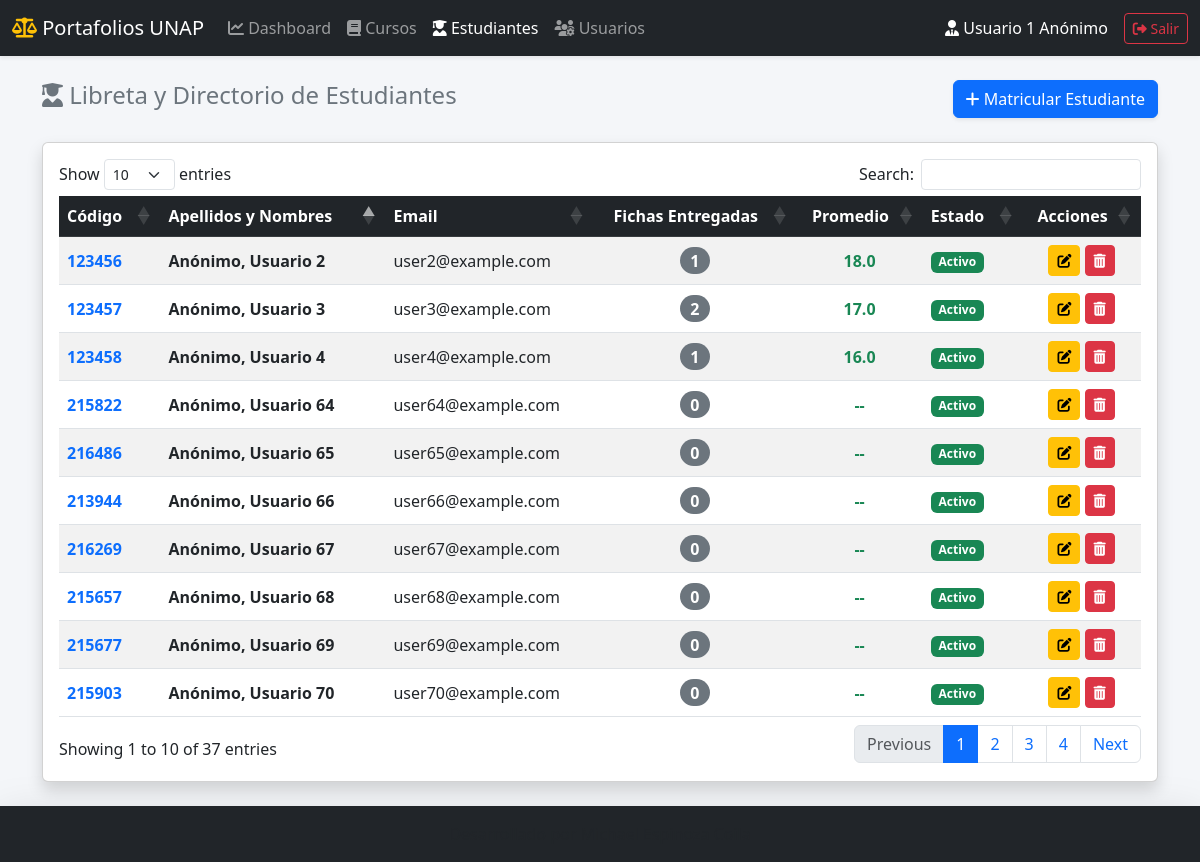
Page /estudiantes.php (signed in) on the committed database.
### tables this page shows
CREATE TABLE `usuarios` (
  `id` int(11) NOT NULL,
  `rol` enum('admin','docente','estudiante') NOT NULL,
  `nombres` varchar(100) NOT NULL,
  `apellidos` varchar(100) NOT NULL,
  `email` varchar(100) NOT NULL,
  `password` varchar(255) NOT NULL,
  `codigo_estudiante` varchar(20) DEFAULT NULL,
  `ciclo` varchar(10) DEFAULT NULL,
  `semestre` varchar(10) DEFAULT NULL,
  `estado` tinyint(1) DEFAULT 1,
  `created_at` timestamp NULL DEFAULT current_timestamp(),
  `reset_token` varchar(100) DEFAULT NULL,
  `reset_token_exp` datetime DEFAULT NULL
);

### estudiantes.php (the view, shortened to what this page needs)
<?php
require_once 'config/conexion.php';
$sql_estudiantes = "SELECT u.id, u.nombres, u.apellidos, u.codigo_estudiante, u.email, u.estado,
                    COUNT(DISTINCT ei.envio_id) as total_entregas,
                    AVG(ef.calificacion) as promedio
                    FROM usuarios u
                    LEFT JOIN envio_integrantes ei ON u.id = ei.estudiante_id
                    LEFT JOIN envios_fichas ef ON ei.envio_id = ef.id AND ef.estado = 'Revisado'
                    WHERE u.rol = 'estudiante'
                    GROUP BY u.id
                    ORDER BY u.apellidos ASC";
$lista_estudiantes = $pdo->query($sql_estudiantes)->fetchAll(PDO::FETCH_ASSOC);
?>
<!DOCTYPE html>
<html lang="es">
<head>
    <link href="https://cdn.jsdelivr.net/npm/bootstrap@5.3.0/dist/css/bootstrap.min.css" rel="stylesheet">
    <link rel="stylesheet" href="https://cdnjs.cloudflare.com/ajax/libs/font-awesome/6.4.0/css/all.min.css">
    <link rel="stylesheet" href="https://cdn.datatables.net/1.13.4/css/dataTables.bootstrap5.min.css">
</head>
<body>
    <nav class="navbar navbar-expand-lg navbar-dark bg-dark shadow-sm">
        <div class="container-fluid">
            <a class="navbar-brand" href="index.php"><i class="fas fa-balance-scale text-warning"></i> Portafolios UNAP</a>
            <div class="collapse navbar-collapse" id="navbarNav">
                <ul class="navbar-nav me-auto">
                    <li class="nav-item"><a class="nav-link" href="index.php"><i class="fas fa-chart-line"></i> Dashboard</a></li>
                    <li class="nav-item"><a class="nav-link" href="cursos.php"><i class="fas fa-book"></i> Cursos</a></li>
                    <li class="nav-item"><a class="nav-link active" href="estudiantes.php"><i class="fas fa-user-graduate"></i> Estudiantes</a></li>
                    <li class="nav-item"><a class="nav-link" href="usuarios.php"><i class="fas fa-users-cog"></i> Usuarios</a></li>
                </ul>
                <div class="d-flex text-white align-items-center">
                    <span class="me-3"><i class="fas fa-user-tie"></i> <?= htmlspecialchars($_SESSION['nombre_completo'] ?? 'Docente') ?></span>
                    <a href="logout.php" class="btn btn-outline-danger btn-sm"><i class="fas fa-sign-out-alt"></i> Salir</a>
                </div>
            </div>
        </div>
    </nav>
    <main class="container py-4">
        <div class="d-flex justify-content-between align-items-center mb-4">
            <h2 class="h4 text-secondary"><i class="fas fa-user-graduate"></i> Libreta y Directorio de Estudiantes</h2>
            <button class="btn btn-primary shadow-sm" onclick="abrirModalEstudiante()">
                <i class="fas fa-plus"></i> Matricular Estudiante
            </button>
        </div>
        <div class="card shadow">
            <div class="card-body">
                <div class="table-responsive">
                    <table id="tablaEstudiantes" class="table table-striped table-hover align-middle w-100">
                        <thead class="table-dark">
                            <tr>
                                <th>Código</th>
                                <th>Apellidos y Nombres</th>
                                <th>Email</th>
                                <th class="text-center">Fichas Entregadas</th>
                                <th class="text-center">Promedio</th>
                                <th>Estado</th>
                                <th class="text-center">Acciones</th>
                            </tr>
                        </thead>
                        <tbody>
                            <?php foreach ($lista_estudiantes as $est): ?>
                            <tr>
                                <td class="fw-bold text-primary"><?= htmlspecialchars($est['codigo_estudiante'] ?? 'S/C') ?></td>
                                <td class="fw-bold"><?= htmlspecialchars($est['apellidos'] . ', ' . $est['nombres']) ?></td>
                                <td><?= htmlspecialchars($est['email']) ?></td>
                                <td class="text-center">
                                    <span class="badge bg-secondary rounded-pill fs-6"><?= $est['total_entregas'] ?></span>
                                </td>
                                <td class="text-center fw-bold text-success">
                                    <?= $est['promedio'] !== null ? number_format($est['promedio'], 1) : '--' ?>
                                </td>
                                <td>
                                    <?= $est['estado'] ? '<span class="badge bg-success">Activo</span>' : '<span class="badge bg-danger">Inactivo</span>' ?>
                                </td>
                                <td class="text-center">
                                    <button class="btn btn-sm btn-warning" title="Editar"
                                            onclick="abrirModalEstudiante(
                                                <?= $est['id'] ?>,
                                                '<?= htmlspecialchars($est['nombres'], ENT_QUOTES) ?>',
                                                '<?= htmlspecialchars($est['apellidos'], ENT_QUOTES) ?>',
                                                '<?= htmlspecialchars($est['email'], ENT_QUOTES) ?>',
                                                '<?= htmlspecialchars($est['codigo_estudiante'] ?? '', ENT_QUOTES) ?>',
                                                <?= $est['estado'] ?>
                                            )">
                                        <i class="fas fa-edit"></i>
                                    </button>
                                    <form action="estudiantes.php" method="POST" class="d-inline" onsubmit="return confirm('¿Eliminar a este estudiante?');">
                                        <button type="submit" class="btn btn-sm btn-danger" title="Eliminar"><i class="fas fa-trash-alt"></i></button>
                                    </form>
                                </td>
                            </tr>
                            <?php endforeach; ?>
                        </tbody>
                    </table>
                </div>
            </div>
        </div>
    </main>
    <footer class="footer mt-auto py-3 bg-dark text-white text-center shadow-lg">
        <div class="container"><span class="text-muted">Desarrollado por Michael Espinoza Coila</span></div>
    </footer>
</body>
</html>

### estudiantes.php (style rules this page uses)
body { display: flex; flex-direction: column; min-height: 100vh; background-color: #f4f6f9; }
main { flex: 1; }

### rows in the picture
usuarios: codigo_estudiante "213944", apellidos+nombres "Anónimo, Usuario 66", email "user66@example.com", total_entregas "0", estado "Activo"
usuarios: codigo_estudiante "216269", apellidos+nombres "Anónimo, Usuario 67", email "user67@example.com", total_entregas "0", estado "Activo"
usuarios: codigo_estudiante "215657", apellidos+nombres "Anónimo, Usuario 68", email "user68@example.com", total_entregas "0", estado "Activo"
usuarios: codigo_estudiante "123456", apellidos+nombres "Anónimo, Usuario 2", email "user2@example.com", total_entregas "1", promedio "18.0", estado "Activo"
usuarios: codigo_estudiante "215677", apellidos+nombres "Anónimo, Usuario 69", email "user69@example.com", total_entregas "0", estado "Activo"
usuarios: codigo_estudiante "123457", apellidos+nombres "Anónimo, Usuario 3", email "user3@example.com", total_entregas "2", promedio "17.0", estado "Activo"
usuarios: codigo_estudiante "215903", apellidos+nombres "Anónimo, Usuario 70", email "user70@example.com", total_entregas "0", estado "Activo"
usuarios: codigo_estudiante "123458", apellidos+nombres "Anónimo, Usuario 4", email "user4@example.com", total_entregas "1", promedio "16.0", estado "Activo"
usuarios: codigo_estudiante "215822", apellidos+nombres "Anónimo, Usuario 64", email "user64@example.com", total_entregas "0", estado "Activo"
usuarios: codigo_estudiante "216486", apellidos+nombres "Anónimo, Usuario 65", email "user65@example.com", total_entregas "0", estado "Activo"

### other values in the picture
$_SESSION['nombre_completo'] "Usuario 1 Anónimo"
